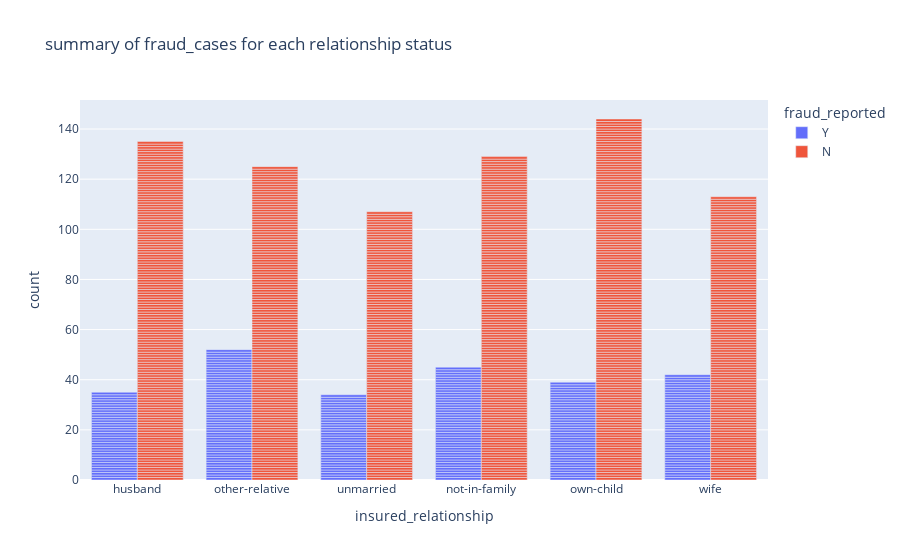

Notebook cell for this chart:
### Code cell
#summary of fraud_cases for relationship status
px.bar(df, x='insured_relationship',color='fraud_reported',
             barmode='group', title='summary of fraud_cases for each relationship status')

### Figure 1 — Plotly figure (JSON) as saved in the notebook; plotly's stock layout.template omitted (floating-point values rounded to 4 significant figures; data arrays with more than 128 entries replaced by an {"elided": "..."} marker saying what was removed)
{"data": [{"alignmentgroup": "True", "hovertemplate": "fraud_reported=Y<br>insured_relationship=%{x}<br>count=%{y}<extra></extra>", "legendgroup": "Y", "marker": {"color": "#636efa", "pattern": {"shape": ""}}, "name": "Y", "offsetgroup": "Y", "orientation": "v", "showlegend": true, "textposition": "auto", "type": "bar", "x": {"elided": "247 str values"}, "xaxis": "x", "y": {"elided": "247 int values"}, "yaxis": "y"}, {"alignmentgroup": "True", "hovertemplate": "fraud_reported=N<br>insured_relationship=%{x}<br>count=%{y}<extra></extra>", "legendgroup": "N", "marker": {"color": "#EF553B", "pattern": {"shape": ""}}, "name": "N", "offsetgroup": "N", "orientation": "v", "showlegend": true, "textposition": "auto", "type": "bar", "x": {"elided": "753 str values"}, "xaxis": "x", "y": {"elided": "753 int values"}, "yaxis": "y"}], "layout": {"autosize": true, "barmode": "group", "legend": {"title": {"text": "fraud_reported"}, "tracegroupgap": 0}, "title": {"text": "summary of fraud_cases for each relationship status"}, "xaxis": {"anchor": "y", "autorange": true, "domain": [0, 1], "range": [-0.5, 5.5], "title": {"text": "insured_relationship"}, "type": "category"}, "yaxis": {"anchor": "x", "autorange": true, "domain": [0, 1], "range": [0, 151.6], "title": {"text": "count"}, "type": "linear"}}}
